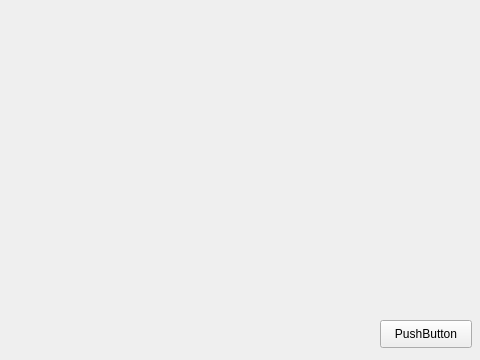
<?xml version="1.0" encoding="UTF-8"?>
<ui version="4.0">
 <class>WARNING_PAGE</class>
 <widget class="QWidget" name="WARNING_PAGE">
  <property name="geometry">
   <rect>
    <x>0</x>
    <y>0</y>
    <width>480</width>
    <height>360</height>
   </rect>
  </property>
  <property name="windowTitle">
   <string>Form</string>
  </property>
  <widget class="QLabel" name="label">
   <property name="geometry">
    <rect>
     <x>40</x>
     <y>40</y>
     <width>400</width>
     <height>250</height>
    </rect>
   </property>
   <property name="text">
    <string/>
   </property>
   <property name="alignment">
    <set>Qt::AlignCenter</set>
   </property>
  </widget>
  <widget class="QPushButton" name="button">
   <property name="geometry">
    <rect>
     <x>380</x>
     <y>320</y>
     <width>92</width>
     <height>28</height>
    </rect>
   </property>
   <property name="text">
    <string>PushButton</string>
   </property>
  </widget>
 </widget>
 <resources/>
 <connections/>
</ui>
